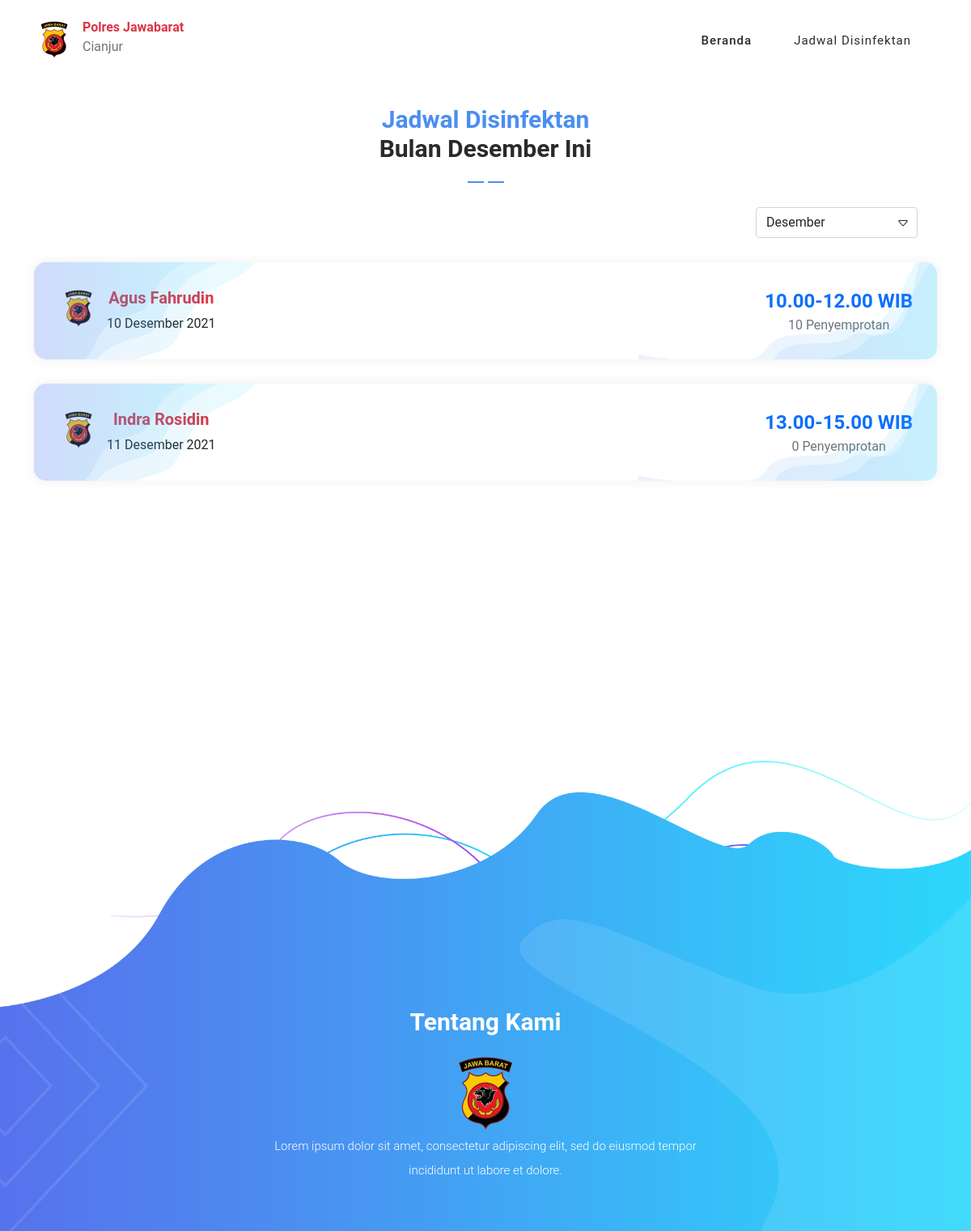
The page / on the database its author committed.
### tables this page shows
CREATE TABLE `jadwal_disinfektan` (
  `id` int(11) NOT NULL,
  `nama_petugas` varchar(100) NOT NULL,
  `jadwal` date DEFAULT NULL,
  `jam_range` varchar(20) DEFAULT NULL,
  `total_disinfektan` int(11) DEFAULT 0,
  `created_at` datetime NOT NULL DEFAULT current_timestamp(),
  `selesai_pada` datetime NOT NULL DEFAULT current_timestamp()
);

### application/controllers/Dashboard.php (called while the page is built, shortened)
<?php
class Dashboard extends CI_Controller
{
	public function index()
	{
		try{
			$likeBulan = date("Y-m");
			$bulan = date("m");
			$totalJadwal = $this->db->from("jadwal_disinfektan")
			->like("jadwal", $likeBulan)
			->get();
			$data = [
				"status_code" => 200,
				"message"	  => "ok",
				"data"		  => $totalJadwal->result_array(),
				"bulan"		  => $bulan
			];
		}catch(Exception | Throwable $error){
			$data = [
				"status_code" => 400,
				"message"	  => $error->getMessage()
			];
		}finally{
			$this->load->view('Pages/User/Dashboard',$data);
		}
	}
}

### index.php (called while the page is built, shortened)
<?php
require_once BASEPATH.'core/CodeIgniter.php';

### application/libraries/Library.php (called while the page is built, shortened)
<?php
class Library
{
	function BulanToText($number)
	{
		$tampung = '';
		switch ($number) {
			case 12:
				$tampung = 'Desember   ';
				break;
		}
		return $tampung;
	}
	function tanggalToText($Tgl, $Time = true)
	{
		$Explode = explode(' ', $Tgl);
		$ExplodeDate = explode('-', $Explode[0]);
		$Year = $ExplodeDate[0];
		$Month = $ExplodeDate[1];
		$Date = $ExplodeDate[2];
		$Month = $this->bulanToText($Month);
		if ($Time == false)
			return "{$Date} {$Month} {$Year}";
		return "{$Date} {$Month} {$Year} jam {$Jam}:{$Menit}";
	}
}

### application/views/Pages/User/Dashboard.php (the view, shortened to what this page needs)
<!DOCTYPE html>
<html lang="en">
<head>
	<link href="<?= base_url() ?>assets/user/vendor/bootstrap/css/bootstrap.min.css" rel="stylesheet">
	<link rel="stylesheet" href="https://cdn.jsdelivr.net/npm/flatpickr/dist/flatpickr.min.css">
	<link rel="stylesheet" href="<?= base_url() ?>assets/vendors/bootstrap-icons/bootstrap-icons.css">
	<link href="<?= base_url() ?>assets/user/vendor/bootstrap/css/bootstrap.min.css" rel="stylesheet">
	<link rel="stylesheet" href="<?= base_url() ?>assets/user/css/templatemo-chain-app-dev.css">
	<link rel="stylesheet" href="<?= base_url() ?>assets/user/css/animated.css">
	<link rel="stylesheet" href="<?= base_url() ?>assets/user/css/owl.css">
</head>
<body>
	<header class="header-area header-sticky" style="border:none">
		<div class="container">
			<div class="row">
				<div class="col-12">
					<nav class="main-nav">
						<div href="index.html" class="logo d-flex mt-4">
							<img src="<?= base_url() ?>assets/images/logo/logo.png" style="width:50px;">
							<div class="d-flex flex-column" style="margin-left:10px; margin-top:2px">
								<div class="text-danger" style="font-weight:700">Polres Jawabarat</div>
								<div class="text-muted mt-2">Cianjur</div>
							</div>
						</div>
						<ul class="nav">
							<li class="scroll-to-section"><a href="#">Beranda</a></li>
							<li class="scroll-to-sectioxn"><a href="#">Jadwal Disinfektan</a></li>
						</ul>
					</nav>
				</div>
			</div>
		</div>
	</header>
	<div class=" wow fadeIn" id="top" data-wow-duration="1s" data-wow-delay="0.5s">
		<div id="pricing" class="pricing-tables">
			<div class="container">
				<div class="row">
					<div class="col-lg-8 offset-lg-2">
						<div class="section-heading" style="margin-bottom:20px">
							<h4><em>Jadwal Disinfektan</em><br />
								Bulan <?=$this->library->bulanToText($bulan)?> ini
							</h4>
							<img src="<?= base_url() ?>assets/user/images/heading-line-dec.png" alt="">
						</div>
					</div>
					<div class="row">
						<div class="col d-flex justify-content-end">
							<div class="position-relative">
								<div class="position-absolute" style="top:10px; right:10px"><i class="bi bi-caret-down" id="caret-down"></i></div>
								<select class="form-control" name="bulan" style="width:200px">
									<option <?= $bulan == "12" ? "selected" : "" ?> value="12">Desember</option>
								</select>
							</div>
						</div>
					</div>
					<?php
					if(!count($data)): ?>
						<div class="col text-center" style="margin-top:40px">
							<h2 class="text-center text-muted">Belum Ada jadwal </h2>
						</div>
					<?php else:
						foreach ($data as $item) : ?>
							<div class="col-12">
								<div class="pricing-item-regular wow fadeIn" data-wow-duration="1s" data-wow-delay="0.2s">
									<div class="services-content d-flex justify-content-between align-items-center">
										<div class="d-flex">
											<div style="margin-right:10px">
												<img src="<?= base_url() ?>assets/images/logo/logo.png" style="width:50px;">
											</div>
											<div class="d-flex flex-column text-left">
												<h4 class="mb-2"><a href="#" class="text-danger"><?= $item['nama_petugas'] ?></a></h4>
												<div style="text-align:left"><?= $this->library->tanggalToText($item['jadwal'], false) ?></div>
											</div>
										</div>
										<div class="text-dark d-flex flex-column" style="">
											<div style="font-size:24px;  font-weight:700" class="text-primary"><?= str_replace(":", ".", $item["jam_range"]) ?> WIB</div>
											<div class="text-muted"><?= number_format($item["total_disinfektan"], 0) ?> Penyemprotan</div>
										</div>
									</div>
								</div>
							</div>
						<?php endforeach; ?>
					<?php endif;?>
				</div>
			</div>
		</div>
		<br /><br /><br />
		<br /><br /><br />
		<br /><br /><br />
	</div>
	<footer id="newsletter">
		<div class="container">
			<div class="row">
				<div class="col-lg-8 offset-lg-2">
					<div class="section-heading mb-3">
						<h4>Tentang Kami</h4>
					</div>
				</div>
				<div class="col-lg-6 offset-lg-3">
					<div>
						<img src="<?= base_url() ?>assets/images/logo/logo.png" class="mx-auto d-block" style="width:100px !important">
					</div>
					<p class="text-white text-center">Lorem ipsum dolor sit amet, consectetur adipiscing elit, sed do eiusmod tempor incididunt ut labore et dolore.</p>
				</div>
			</div>
		</div>
	</footer>
</body>
</html>

### application/views/Pages/User/Dashboard.php (style rules this page uses)
.pricing-item-regular { padding: 30px 30px; border-radius: 15px; }
.header-area .main-nav .logo { line-height: 1; }

### rows shown on the page
jadwal_disinfektan: nama_petugas "Agus Fahrudin", jadwal "10 Desember 2021", jam_range "10.00-12.00", total_disinfektan "10"
jadwal_disinfektan: nama_petugas "Indra Rosidin", jadwal "11 Desember 2021", jam_range "13.00-15.00", total_disinfektan "0"

### other values the page prints
$this->library->bulanToText($bulan) "Desember"
